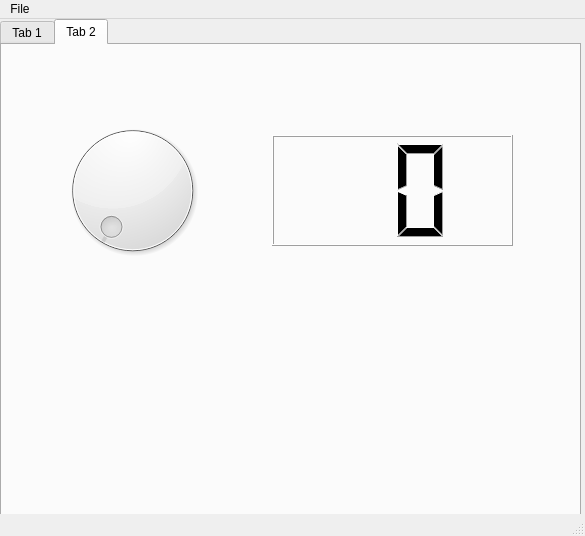
<?xml version="1.0" encoding="UTF-8"?>
<ui version="4.0">
 <class>MainWindow</class>
 <widget class="QMainWindow" name="MainWindow">
  <property name="geometry">
   <rect>
    <x>0</x>
    <y>0</y>
    <width>585</width>
    <height>536</height>
   </rect>
  </property>
  <property name="windowTitle">
   <string>MainWindow</string>
  </property>
  <widget class="QWidget" name="centralwidget">
   <widget class="QTabWidget" name="tabWidget">
    <property name="geometry">
     <rect>
      <x>0</x>
      <y>0</y>
      <width>581</width>
      <height>511</height>
     </rect>
    </property>
    <property name="currentIndex">
     <number>1</number>
    </property>
    <widget class="QWidget" name="tab">
     <attribute name="title">
      <string>Tab 1</string>
     </attribute>
     <widget class="QPushButton" name="pushButton">
      <property name="geometry">
       <rect>
        <x>50</x>
        <y>370</y>
        <width>75</width>
        <height>23</height>
       </rect>
      </property>
      <property name="text">
       <string>Masuk</string>
      </property>
     </widget>
     <widget class="QPushButton" name="pushButton_2">
      <property name="geometry">
       <rect>
        <x>150</x>
        <y>370</y>
        <width>75</width>
        <height>23</height>
       </rect>
      </property>
      <property name="text">
       <string>Keluar</string>
      </property>
     </widget>
    </widget>
    <widget class="QWidget" name="tab_2">
     <attribute name="title">
      <string>Tab 2</string>
     </attribute>
     <widget class="QDial" name="dial">
      <property name="geometry">
       <rect>
        <x>50</x>
        <y>70</y>
        <width>161</width>
        <height>151</height>
       </rect>
      </property>
     </widget>
     <widget class="QLCDNumber" name="lcdNumber">
      <property name="geometry">
       <rect>
        <x>270</x>
        <y>90</y>
        <width>241</width>
        <height>111</height>
       </rect>
      </property>
      <property name="digitCount">
       <number>2</number>
      </property>
     </widget>
    </widget>
   </widget>
  </widget>
  <widget class="QMenuBar" name="menubar">
   <property name="geometry">
    <rect>
     <x>0</x>
     <y>0</y>
     <width>585</width>
     <height>21</height>
    </rect>
   </property>
   <widget class="QMenu" name="menuFile">
    <property name="title">
     <string>File</string>
    </property>
    <widget class="QMenu" name="menuCopy">
     <property name="title">
      <string>Copy</string>
     </property>
     <property name="icon">
      <iconset>
       <normaloff>copy.png</normaloff>copy.png</iconset>
     </property>
     <addaction name="actionSebagian"/>
     <addaction name="actionSemuanya"/>
    </widget>
    <addaction name="actionNew"/>
    <addaction name="menuCopy"/>
    <addaction name="separator"/>
    <addaction name="actionExit"/>
   </widget>
   <addaction name="menuFile"/>
  </widget>
  <widget class="QStatusBar" name="statusbar"/>
  <action name="actionNew">
   <property name="icon">
    <iconset>
     <normaloff>new.png</normaloff>new.png</iconset>
   </property>
   <property name="text">
    <string>New</string>
   </property>
  </action>
  <action name="actionExit">
   <property name="icon">
    <iconset>
     <normaloff>exit.png</normaloff>exit.png</iconset>
   </property>
   <property name="text">
    <string>Exit</string>
   </property>
  </action>
  <action name="actionSebagian">
   <property name="text">
    <string>Sebagian</string>
   </property>
  </action>
  <action name="actionSemuanya">
   <property name="text">
    <string>Semuanya</string>
   </property>
  </action>
 </widget>
 <resources/>
 <connections>
  <connection>
   <sender>actionExit</sender>
   <signal>triggered()</signal>
   <receiver>MainWindow</receiver>
   <slot>close()</slot>
   <hints>
    <hint type="sourcelabel">
     <x>-1</x>
     <y>-1</y>
    </hint>
    <hint type="destinationlabel">
     <x>292</x>
     <y>267</y>
    </hint>
   </hints>
  </connection>
 </connections>
</ui>
